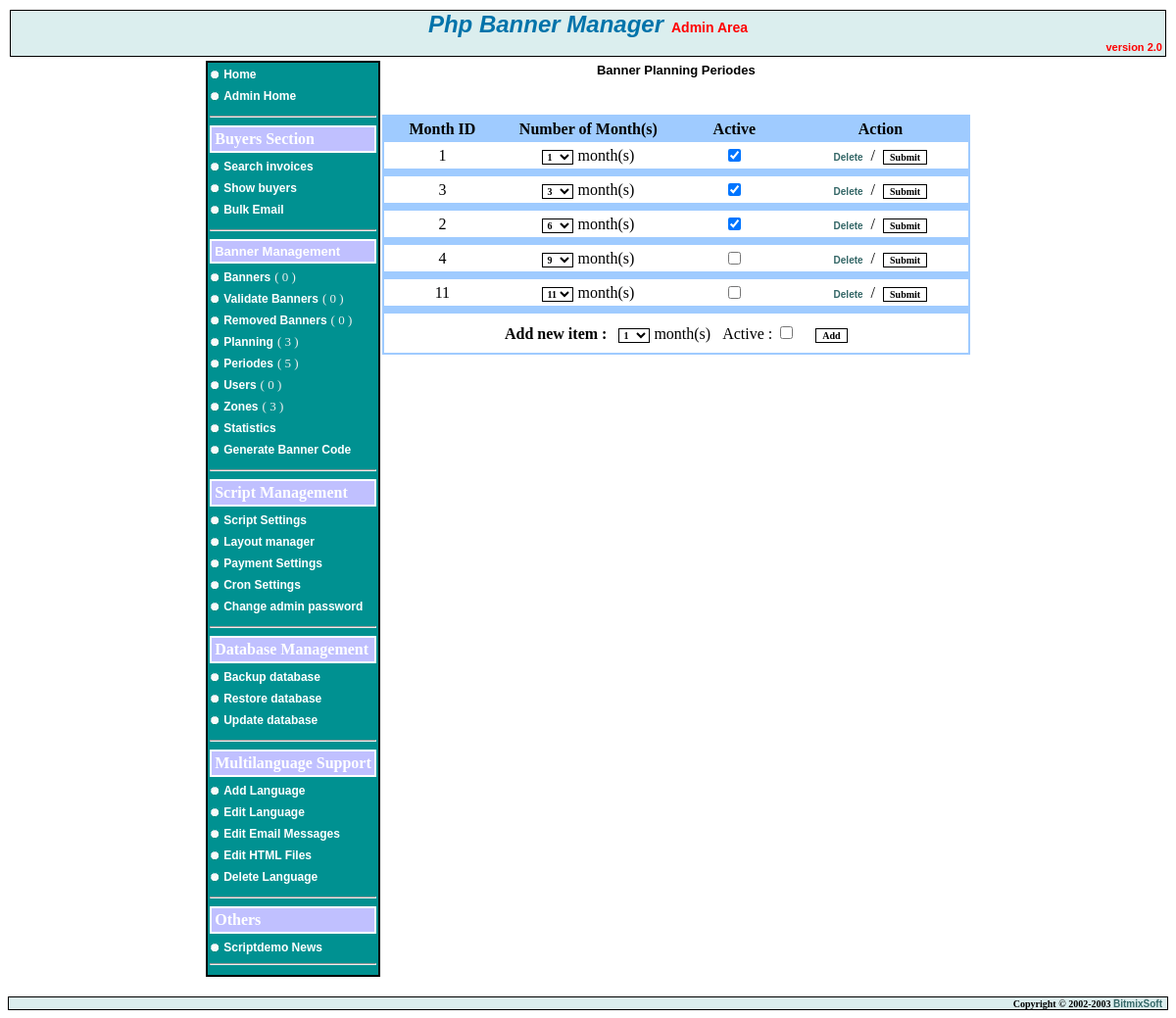
The page /admin/admin_banner_months.php on the database its author committed.
### tables this page shows
CREATE TABLE banner2_planning_months (
  m_id int(10) NOT NULL auto_increment,
  m_number int(10) NOT NULL default '0',
  m_active smallint(1) NOT NULL default '0',
  PRIMARY KEY  (m_id)
) TYPE=MyISAM;

### admin/admin_banner_months.php (called while the page is built, shortened)
<?
include ('../application_config_file.php');
include("header.php");
include(DIR_ADMIN."admin_banner_months_form.php");
include("footer.php");
?>

### application_config_file.php (called while the page is built, shortened)
<?php
$bx_db_table_prefix = "banner2_";
$bx_db_table_planning_months = $bx_db_table_prefix.'planning_months';
include(DIR_FUNCTIONS . 'database.php');
include(DIR_FUNCTIONS . 'general.php');
?>

### functions/database.php (called while the page is built, shortened)
<?php
function bx_db_query ( $sql , $execute=true ) {
    global $db_link,$bx_temp_query, $bx_query_time;
  if ( strcmp ( DB_SERVER_TYPE, "mysql" ) == 0 ) {
      if ($execute) {
          $query_time = microtime();
          $query_start = explode(' ', $query_time);
          $res = @mysql_query ( $sql, $db_link );
          $query_end = explode(' ', microtime());
          return $res;
      }
      else {
          echo "<br><font style=\"font-size: 12px; color: #FF0000\">".$sql."</font><br>";
      }
  } else if ( strcmp ( DB_SERVER_TYPE, "oracle" ) == 0 ) {
    $GLOBALS["oracle_statement"] =
      OCIParse ( $GLOBALS["oracle_connection"], $sql );
    return OCIExecute ( $GLOBALS["oracle_statement"],
      OCI_COMMIT_ON_SUCCESS );
  } else if ( strcmp ( DB_SERVER_TYPE, "postgresql" ) == 0 ) {
    $GLOBALS["postgresql_row"] = 0;
    $GLOBALS["postgresql_row"] = 0;
    $res =  pg_exec ( $GLOBALS["postgresql_connection"], $sql );
    if ( ! $res ) {
        bx_db_fatal_error ( "Error executing SQL" );
    }
    $GLOBALS["postgresql_numrows"] = pg_numrows ( $res );
    return $res;
  } else if ( strcmp ( DB_SERVER_TYPE, "odbc" ) == 0 ) {
    $GLOBALS["odbc_row"] = 0;
    return odbc_exec ( $GLOBALS["odbc_connection"], $sql );
  } else {
    bx_db_fatal_error ( "dbi_query(): db_type not defined." );
  }
}
function bx_db_fetch_array ( $res ) {
  if ( strcmp ( DB_SERVER_TYPE, "mysql" ) == 0 ) {
    return @mysql_fetch_array ( $res );
  } else if ( strcmp ( DB_SERVER_TYPE, "oracle" ) == 0 ) {
    if ( OCIFetchInto ( $GLOBALS["oracle_statement"], $row,
      OCI_NUM + OCI_RETURN_NULLS  ) )
      return $row;
    return 0;
  } else if ( strcmp ( DB_SERVER_TYPE, "postgresql" ) == 0 ) {
    if ( $GLOBALS["postgresql_numrows"]  > $GLOBALS["postgresql_row"] ) {
        $r =  pg_fetch_array ( $res, $GLOBALS["postgresql_row"]++ );
        if ( ! $r ) {
            echo "Unable to fetch row\n";
            return '';
        }
    }
    else {
        $r = '';
    }
    return $r;
  } else if ( strcmp ( DB_SERVER_TYPE, "odbc" ) == 0 ) {
    $num_fields = odbc_num_fields ( $res );
    if ( ! odbc_fetch_into ( $res, $GLOBALS["odbc_row"], $ret ) )
      return false;
    return $ret;
  } else {
    bx_db_fatal_error ( "dbi_fetch_row(): db_type not defined." );
  }
}
?>

### admin/admin_banner_months_form.php (the view, shortened to what this page needs)
<?php
	$selectSQL = "select * from $bx_db_table_planning_months";
	$select_query = bx_db_query($selectSQL);
?>
<table width="600" cellspacing="0" cellpadding="2" border="0">
 <tr>
     <td align="center"><font face="Verdana, Arial" size="2" color="#000000"><b>Banner Planning Periodes</b></font><br><br><br></td>
 </tr>
 <tr>
   <td bgcolor="#9FCBFF">
<TABLE border="0" cellpadding="4" cellspacing="0" bgcolor="#9FCBFF" width="100%" nowrap>
<tr>
	<td align="center" width="20%"><b>Month ID</b></td>
	<td align="center" width="30%"><b>Number of Month(s)</b></td>
	<td align="center" width="20%"><b>Active</b></td>
	<td align="center" width="33%"><b>Action</b></td>
</tr>
<?php
while ($pl_res = bx_db_fetch_array($select_query) )
{
?>
<form method=post action="<?php echo HTTP_SERVER_ADMIN;?>admin_banner_months.php" style="margin-width:0px;margin-height:0px" name="form<?=$pl_res['m_id']?>">
<tr bgcolor="#ffffff">
	<td align="center">
		<?php echo $pl_res['m_id'];?>
	</td>
	<td align="center"><select name="m_number">
		<?php
			for ($i=1; $i<=12; $i++)
			{
				if ($pl_res['m_number']==$i)
				{
					$selected = 'selected';
				}else
				{
					$selected = ' ';
				}
				echo "<option value=".$i." ".$selected.">".$i."</option>";
			}
		?></select> month(s)
	</td>
	<td align="center">
		<input type="checkbox" name="m_active" value="1" <?php echo (($pl_res['m_active']=='1')?'checked':'');?>>
	</td>
	<td align="center">
		<a href="<?=HTTP_SERVER_ADMIN?>admin_banner_months.php?del=1&id=<?php echo $pl_res['m_id']?>" onclick="return confirm('Are you sure you want to delete Month with ID=<?php echo $pl_res['m_id']?>');">Delete</a>&nbsp;&nbsp;/&nbsp;&nbsp;<input type="submit" name="submit" value="Submit"><input type="hidden" name="upd" value="1"><input type="hidden" name="m_id" value="<?php echo $pl_res['m_id']?>">
	</td>
</tr>
<tr>
	<td></td>
</tr>
</form>
<?
}
?>
<form method=post action="<?php echo HTTP_SERVER_ADMIN;?>admin_banner_months.php">
<tr>
	<td bgcolor="#ffffff" colspan="4" height="40" align="center"><b>Add new item : </b>&nbsp;&nbsp;<select name="new_number">
		<?php
			for ($i=1; $i<=12; $i++)
			{
				echo "<option value=".$i." ".$selected.">".$i."</option>";
			}
		?></select> month(s)&nbsp;&nbsp;&nbsp;Active : <input type="checkbox" name="new_active" value="1">&nbsp;&nbsp;&nbsp;&nbsp;&nbsp;<input type="submit" name="new_add" value="Add" class=""><input type="hidden" name="new" value="1">
	</td>
</tr>
</form>
</table>
</td></tr></table>

### rows shown on the page
banner2_planning_months: m_id "1", m_active "☑"
banner2_planning_months: m_id "3", m_active "☑"
banner2_planning_months: m_id "2", m_active "☑"
banner2_planning_months: m_id "4"
banner2_planning_months: m_id "11"

### other values the page prints
bx_db_num_rows($ban_query) "0"
bx_db_num_rows($val_query) "0"
bx_db_num_rows($del_query) "0"
bx_db_num_rows($plan_query) "3"
bx_db_num_rows($month_query) "5"
bx_db_num_rows($user_query) "0"
bx_db_num_rows($zone_query) "3"
form field m_number "1"
form field m_number "3"
form field m_number "6"
form field m_number "9"
form field m_number "11"
form field new_number "1"
